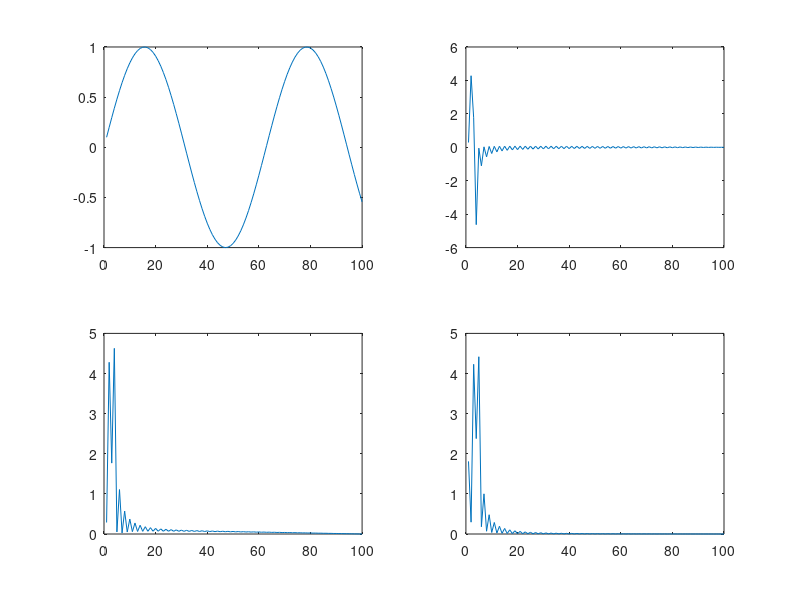

The MATLAB source for this figure:
clear all
clear
clc

N=100;
i=0.1:0.1:10;
x=sin(i);
subplot(2,2,1);
plot(x);
for j=1:1:N
    %c = sum(x.*cos(2*pi/N*10*i*j));
    c(j) = sqrt(2/N)*sum(x.*cos(pi/N*(10*i+0.5)*j));
    %fprintf('%.4f   %.4fi\n',c,s);
end

rf=dct(x);
subplot(2,2,2)
plot(c);
subplot(2,2,3)
plot(abs(c));
subplot(2,2,4)
plot(abs(rf));

%fprintf('Standard FFT:\n');
%rf'
max(abs(rf))
max(abs(c))
